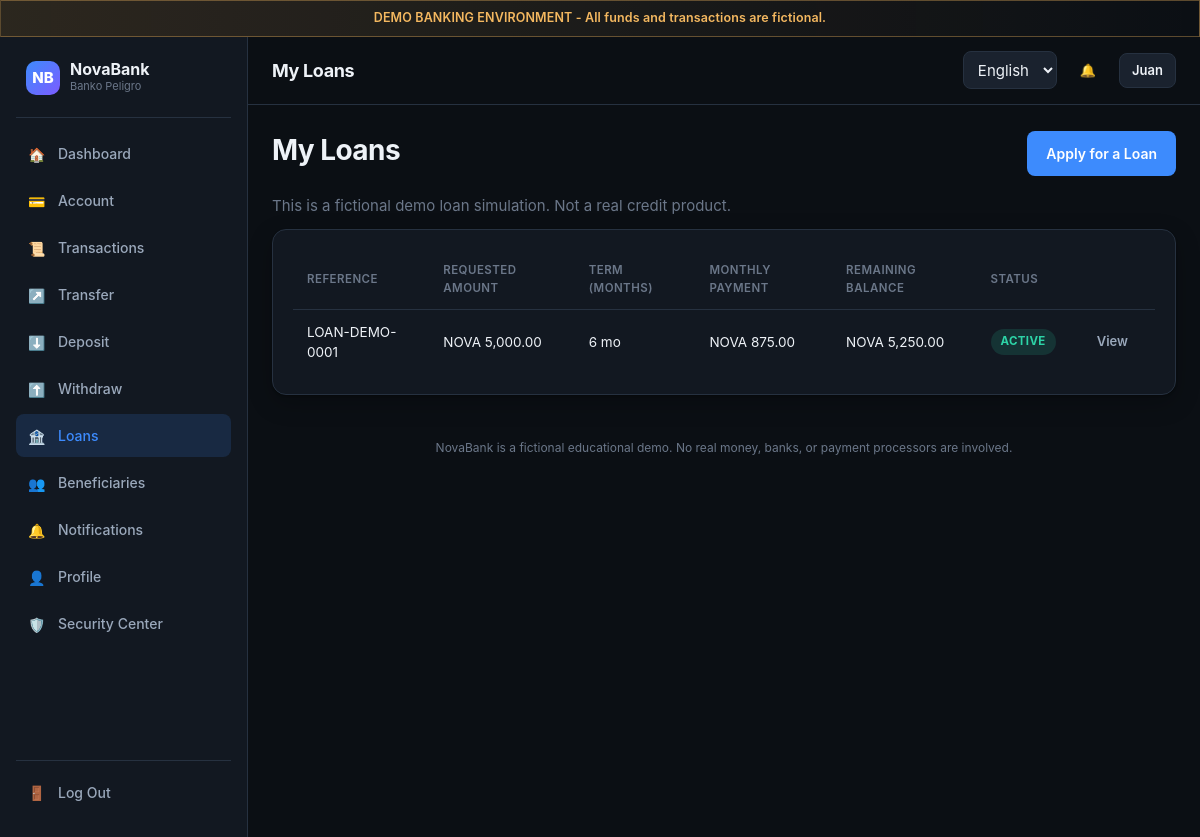
The app's page /loans.php (signed in) with its own data.
### tables this page shows
CREATE TABLE accounts (
    id INT UNSIGNED AUTO_INCREMENT PRIMARY KEY,
    user_id INT UNSIGNED NOT NULL UNIQUE,
    account_number VARCHAR(20) NOT NULL UNIQUE,
    balance DECIMAL(15,2) NOT NULL DEFAULT 0.00,
    currency VARCHAR(5) NOT NULL DEFAULT 'NOVA',
    status ENUM('active','locked') NOT NULL DEFAULT 'active',
    created_at TIMESTAMP NOT NULL DEFAULT CURRENT_TIMESTAMP,
    FOREIGN KEY (user_id) REFERENCES users(id) ON DELETE CASCADE,
    CONSTRAINT chk_balance_nonnegative CHECK (balance >= 0)
);

CREATE TABLE users (
    id INT UNSIGNED AUTO_INCREMENT PRIMARY KEY,
    role_id TINYINT UNSIGNED NOT NULL DEFAULT 1,
    username VARCHAR(30) NOT NULL UNIQUE,
    email VARCHAR(120) NOT NULL UNIQUE,
    password_hash VARCHAR(255) NOT NULL,
    first_name VARCHAR(60) NOT NULL,
    last_name VARCHAR(60) NOT NULL,
    mobile_number VARCHAR(20) NOT NULL,
    date_of_birth DATE NOT NULL,
    address VARCHAR(255) NOT NULL,
    status ENUM('active','locked','suspended') NOT NULL DEFAULT 'active',
    failed_login_count INT UNSIGNED NOT NULL DEFAULT 0,
    locked_until DATETIME NULL,
    created_at TIMESTAMP NOT NULL DEFAULT CURRENT_TIMESTAMP,
    updated_at TIMESTAMP NOT NULL DEFAULT CURRENT_TIMESTAMP ON UPDATE CURRENT_TIMESTAMP,
    FOREIGN KEY (role_id) REFERENCES roles(id)
);

CREATE TABLE loans (
    id INT UNSIGNED AUTO_INCREMENT PRIMARY KEY,
    loan_ref VARCHAR(30) NOT NULL UNIQUE,
    user_id INT UNSIGNED NOT NULL,
    principal DECIMAL(15,2) NOT NULL,
    interest_rate DECIMAL(5,2) NOT NULL,
    term_months SMALLINT UNSIGNED NOT NULL,
    monthly_payment DECIMAL(15,2) NOT NULL,
    total_repayment DECIMAL(15,2) NOT NULL,
    remaining_balance DECIMAL(15,2) NOT NULL,
    purpose VARCHAR(255) NOT NULL,
    status ENUM('pending','under_review','approved','rejected','active','fully_paid','defaulted') NOT NULL DEFAULT 'pending',
    applied_at TIMESTAMP NOT NULL DEFAULT CURRENT_TIMESTAMP,
    decided_at TIMESTAMP NULL,
    decided_by INT UNSIGNED NULL,
    FOREIGN KEY (user_id) REFERENCES users(id) ON DELETE CASCADE,
    FOREIGN KEY (decided_by) REFERENCES users(id)
);

### includes/lang.php (called while the page is built, shortened)
<?php
function t(string $key): string {
    return $GLOBALS['__strings'][$key] ?? $key;
}
function current_lang(): string {
    return $GLOBALS['__lang'];
}

### includes/functions.php (called while the page is built, shortened)
<?php
function e(?string $value): string {
    return htmlspecialchars($value ?? '', ENT_QUOTES, 'UTF-8');
}
function format_money(float|string $amount): string {
    return APP_CURRENCY . ' ' . number_format((float)$amount, 2);
}

### includes/auth.php (called while the page is built, shortened)
<?php
function current_user_id(): ?int {
    return $_SESSION['user_id'] ?? null;
}
function current_user(): ?array {
    static $user = null;
    static $fetched = false;
    if ($fetched) return $user;
    $fetched = true;
    $uid = current_user_id();
    $stmt = db()->prepare('SELECT u.*, a.id AS account_id, a.account_number, a.balance, a.status AS account_status
                            FROM users u JOIN accounts a ON a.user_id = u.id
                            WHERE u.id = ?');
    $stmt->execute([$uid]);
    $user = $stmt->fetch() ?: null;
    return $user;
}

### config/database.php (called while the page is built, shortened)
<?php
function db(): PDO {
    static $pdo = null;
    if ($pdo === null) {
        $dsn = 'mysql:host=' . DB_HOST . ';dbname=' . DB_NAME . ';charset=' . DB_CHARSET;
        try {
            $pdo = new PDO($dsn, DB_USER, DB_PASS, [
                PDO::ATTR_ERRMODE => PDO::ERRMODE_EXCEPTION,
                PDO::ATTR_DEFAULT_FETCH_MODE => PDO::FETCH_ASSOC,
                PDO::ATTR_EMULATE_PREPARES => false,
            ]);
        } catch (PDOException $e) {
            error_log('DB connection failed: ' . $e->getMessage());
            http_response_code(500);
            die('Service temporarily unavailable. Please try again later.');
        }
    }
    return $pdo;
}

### loans.php (the view, shortened to what this page needs)
<?php
$user = current_user();
$stmt = db()->prepare('SELECT * FROM loans WHERE user_id = ? ORDER BY applied_at DESC');
$stmt->execute([$user['id']]);
$loans = $stmt->fetchAll();
$statusBadge = [
    'pending' => 'badge-warning', 'under_review' => 'badge-warning',
    'approved' => 'badge-success', 'active' => 'badge-success',
    'fully_paid' => 'badge-neutral', 'rejected' => 'badge-danger', 'defaulted' => 'badge-danger',
];
$pageTitle = t('loans_title');
require __DIR__ . '/includes/header.php';
?>
<div class="flex-between mb-16">
    <h1><?= e(t('loans_title')) ?></h1>
    <a href="<?= APP_BASE_URL ?>/loan-apply.php" class="btn btn-primary"><?= e(t('loans_apply')) ?></a>
</div>
<p class="text-faint"><?= e(t('loans_demo_notice')) ?></p>
<div class="card">
    <?php if (empty($loans)): ?>
        <div class="empty-state"><?= e(t('loans_no_loans')) ?></div>
    <?php else: ?>
        <div class="table-wrap">
        <table>
            <thead>
            <tr>
                <th>Reference</th><th><?= e(t('loans_amount')) ?></th><th><?= e(t('loans_term')) ?></th>
                <th><?= e(t('loans_monthly_payment')) ?></th><th><?= e(t('loans_remaining')) ?></th><th><?= e(t('loans_status')) ?></th><th></th>
            </tr>
            </thead>
            <tbody>
            <?php foreach ($loans as $loan): ?>
                <tr>
                    <td><?= e($loan['loan_ref']) ?></td>
                    <td><?= e(format_money($loan['principal'])) ?></td>
                    <td><?= (int)$loan['term_months'] ?> mo</td>
                    <td><?= e(format_money($loan['monthly_payment'])) ?></td>
                    <td><?= e(format_money($loan['remaining_balance'])) ?></td>
                    <td><span class="badge <?= $statusBadge[$loan['status']] ?? 'badge-neutral' ?>"><?= e(t('status_' . $loan['status'])) ?></span></td>
                    <td><a href="<?= APP_BASE_URL ?>/loan-detail.php?ref=<?= urlencode($loan['loan_ref']) ?>" class="btn btn-ghost btn-sm">View</a></td>
                </tr>
            <?php endforeach; ?>
            </tbody>
        </table>
        </div>
    <?php endif; ?>
</div>
<?php require __DIR__ . '/includes/footer.php'; ?>

### includes/header.php (shortened to what this page needs)
<?php
$user = current_user();
?>
<!DOCTYPE html>
<html lang="<?= e(current_lang()) ?>" data-theme="dark">
<head>
<link rel="stylesheet" href="<?= APP_BASE_URL ?>/assets/css/style.css">
</head>
<body>
<div class="demo-banner"><?= e(t('demo_notice')) ?></div>
<div class="app-shell">
    <aside class="sidebar">
        <?php require __DIR__ . '/sidebar.php'; ?>
    </aside>
    <div class="main-area">
        <header class="topbar">
            <div class="topbar-left">
                <h1 style="font-size:18px;margin:0;"><?= e($pageTitle ?? '') ?></h1>
            </div>
            <div class="topbar-right">
                <form method="get" style="margin:0;">
                    <select name="lang" onchange="this.form.submit()" aria-label="Language" style="min-height:38px;padding:6px 10px;">
                        <option value="en" <?= current_lang() === 'en' ? 'selected' : '' ?>>English</option>
                    </select>
                </form>
                <a href="<?= APP_BASE_URL ?>/notifications.php" class="btn btn-ghost btn-sm" aria-label="<?= e(t('nav_notifications')) ?>">🔔</a>
                <?php if ($user): ?>
                <a href="<?= APP_BASE_URL ?>/profile.php" class="btn btn-secondary btn-sm"><?= e($user['first_name']) ?></a>
                <?php endif; ?>
            </div>
        </header>
        <main class="page-content">

### assets/css/style.css (style rules this page uses)
:root { --color-bg: #0b0f14; --color-surface: #121821; --color-surface-2: #1a222e; --color-border: #263140; --color-text: #eef2f7; --color-text-dim: #9aa8bb; --color-text-faint: #6b7789; --color-brand: #3d8bfd; --color-brand-dim: #2a63b3; --color-brand-glow: rgba(61, 139, 253, 0.15); --color-success: #2dd4a7; --color-success-dim: rgba(45, 212, 167, 0.14); --color-danger: #f26d6d; --color-danger-dim: rgba(242, 109, 109, 0.14); --color-warning: #f4b860; --color-warning-dim: rgba(244, 184, 96, 0.14); --radius-sm: 8px; --radius-md: 14px; --radius-lg: 20px; --shadow-card: 0 1px 2px rgba(0,0,0,0.3), 0 8px 24px rgba(0,0,0,0.24); --font-display: 'Inter', -apple-system, BlinkMacSystemFont, 'Segoe UI', sans-serif; --font-mono: 'JetBrains Mono', 'Courier New', monospace; --header-height: 68px; --sidebar-width: 248px; --bottomnav-height: 64px; --transition-fast: 140ms ease; }
* { box-sizing: border-box; }
html, body { margin: 0; padding: 0; background: var(--color-bg); color: var(--color-text); font-family: var(--font-display); -webkit-font-smoothing: antialiased; scroll-behavior: smooth; }
body { font-size: 15px; line-height: 1.5; min-height: 100vh; }
h1, h2, h3, h4 { margin: 0 0 8px; font-weight: 650; letter-spacing: -0.02em; }
h1 { font-size: 28px; }
p { margin: 0 0 12px; color: var(--color-text-dim); }
a { color: var(--color-brand); text-decoration: none; }
.app-shell { display: flex; min-height: 100vh; }
.sidebar { width: var(--sidebar-width); background: var(--color-surface); border-right: 1px solid var(--color-border); padding: 24px 16px; display: flex; flex-direction: column; gap: 4px; position: sticky; top: 0; height: 100vh; flex-shrink: 0; }
.main-area { flex: 1; min-width: 0; display: flex; flex-direction: column; }
.topbar { height: var(--header-height); display: flex; align-items: center; justify-content: space-between; padding: 0 24px; border-bottom: 1px solid var(--color-border); background: var(--color-bg); position: sticky; top: 0; z-index: 20; }
.topbar-left { display: flex; align-items: center; gap: 14px; }
.topbar-right { display: flex; align-items: center; gap: 10px; }
.page-content { padding: 24px; max-width: 1180px; width: 100%; margin: 0 auto; }
.demo-banner { background: linear-gradient(90deg, var(--color-warning-dim), transparent); border: 1px solid rgba(244, 184, 96, 0.35); color: var(--color-warning); font-size: 12.5px; font-weight: 600; padding: 8px 24px; text-align: center; letter-spacing: 0.01em; }
.btn { display: inline-flex; align-items: center; justify-content: center; gap: 8px; padding: 11px 18px; border-radius: var(--radius-sm); border: 1px solid transparent; font-size: 14px; font-weight: 600; cursor: pointer; transition: all var(--transition-fast); min-height: 44px; font-family: inherit; }
.btn-primary { background: var(--color-brand); color: #fff; }
.btn-secondary { background: var(--color-surface-2); color: var(--color-text); border-color: var(--color-border); }
.btn-ghost { background: transparent; color: var(--color-text-dim); }
.btn-sm { padding: 7px 12px; min-height: 34px; font-size: 13px; }
.card { background: var(--color-surface); border: 1px solid var(--color-border); border-radius: var(--radius-md); padding: 20px; box-shadow: var(--shadow-card); }
input[type="text"], input[type="email"], input[type="password"], input[type="number"], input[type="tel"], input[type="date"], select, textarea { width: 100%; padding: 12px 14px; background: var(--color-surface-2); border: 1px solid var(--color-border); border-radius: var(--radius-sm); color: var(--color-text); font-size: 15px; font-family: inherit; transition: border-color var(--transition-fast); min-height: 46px; }
.table-wrap { overflow-x: auto; }
table { width: 100%; border-collapse: collapse; }
th, td { text-align: left; padding: 12px 14px; font-size: 13.5px; border-bottom: 1px solid var(--color-border); }
th { color: var(--color-text-faint); font-weight: 600; text-transform: uppercase; font-size: 11.5px; letter-spacing: 0.04em; }
tr:last-child td { border-bottom: none; }
.badge { display: inline-flex; align-items: center; padding: 4px 10px; border-radius: 999px; font-size: 11.5px; font-weight: 700; text-transform: uppercase; letter-spacing: 0.03em; }
.badge-success { background: var(--color-success-dim); color: var(--color-success); }
.flex-between { display: flex; align-items: center; justify-content: space-between; }
.text-faint { color: var(--color-text-faint); }
.mb-16 { margin-bottom: 16px; }

### records on screen
accounts: user.first_name "Juan"
loans: loan_ref "LOAN-DEMO-0001", principal "NOVA 5,000.00", term_months "6", monthly_payment "NOVA 875.00", remaining_balance "NOVA 5,250.00", status "ACTIVE"

### other values on screen
t('demo_notice') "DEMO BANKING ENVIRONMENT - All funds and transactions are fictional."
t('app_name') "NovaBank"
t('tagline') "Banko Peligro"
$icon "🏠"
t($key) "Dashboard"
$icon "💳"
t($key) "Account"
$icon "📜"
t($key) "Transactions"
$icon "↗️"
t($key) "Transfer"
$icon "⬇️"
t($key) "Deposit"
$icon "⬆️"
t($key) "Withdraw"
